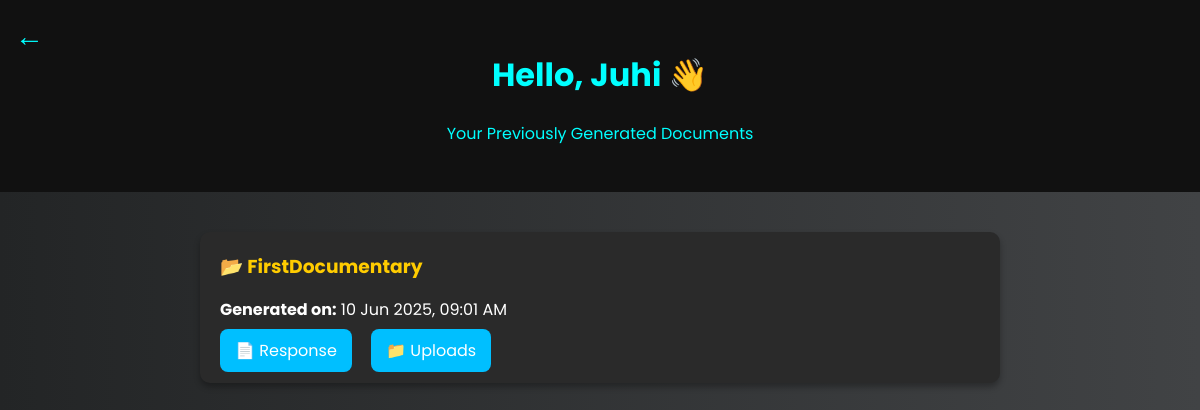
The app's page /generated-files (signed in), older data.
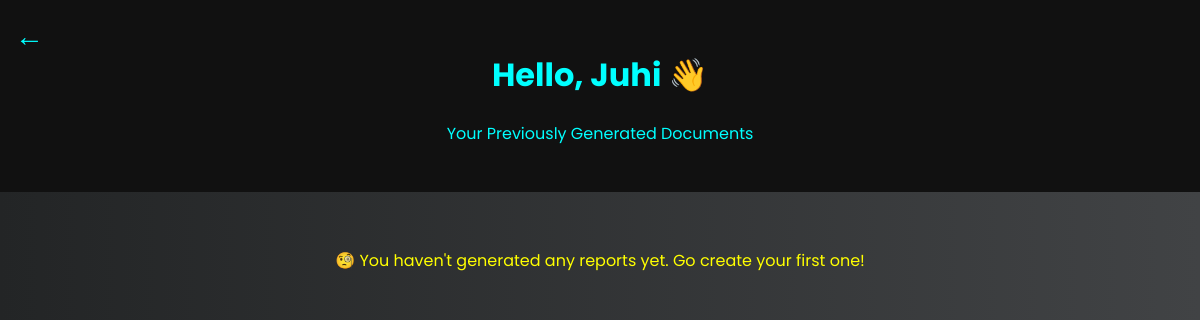
The same page, newer data.
### models.py (models this page shows)
class User(UserMixin, db.Model):
    __tablename__ = 'users'
    id = db.Column(db.Integer, primary_key=True)
    first_name = db.Column(db.String(100))
    last_name = db.Column(db.String(100))
    email = db.Column(db.String(120), unique=True, nullable=False)
    password = db.Column(db.String(200), nullable=False)
    original_password = db.Column(db.String(200))
    feedback_given = db.Column(db.Integer, default=0)
    reports_generated = db.Column(db.Integer, default=0)

class Submission(db.Model):
    id = db.Column(db.Integer, primary_key=True)
    filename = db.Column(db.String(120))  # e.g. "project_report"
    user_id = db.Column(db.Integer, db.ForeignKey('users.id'), nullable=False)
    timestamp = db.Column(db.DateTime, default=datetime.utcnow)
    user = db.relationship('User', backref=db.backref('submissions', lazy=True))

### app.py (the view)
@app.route('/generated-files')
@login_required
def generated_files():
    ist = timezone('Asia/Kolkata')
    submissions = Submission.query.filter_by(user_id=current_user.id).order_by(Submission.timestamp.desc()).all()
    for s in submissions:
        if s.timestamp.tzinfo is None:
            s.timestamp = utc.localize(s.timestamp)  # Treat as UTC if naive
        s.timestamp = s.timestamp.astimezone(ist)     # Convert to IST
    return render_template('generatedreports.html',
                           submissions=submissions,
                           username=current_user.first_name or current_user.email.split('@')[0])

### app.py (called while the page is built)
@login_manager.user_loader
def load_user(user_id):
    return User.query.get(int(user_id))

### templates/generatedreports.html (shortened to what this page needs)
<!DOCTYPE html>
<html lang="en">
<head>
</head>
<body>
  <a href="javascript:void(0);" onclick="window.history.back();" class="back-btn" title="Back">←</a>
<div class="header">
  <h1>Hello, {{ username }} 👋</h1>
  <p>Your Previously Generated Documents</p>
</div>
<div class="container">
  {% if submissions %}
    {% for s in submissions %}
    <div class="report">
      <h3>📂 {{ s.filename }}</h3>
      <p><strong>Generated on:</strong> {{ s.timestamp.strftime('%d %b %Y, %I:%M %p') }}</p>
      <div class="links">
        <a href="{{ url_for('download', filename=s.filename + '_response.docx') }}">📄 Response</a>
        <a href="{{ url_for('download', filename=s.filename + '_uploads.docx') }}">📁 Uploads</a>
      </div>
    </div>
    {% endfor %}
  {% else %}
    <p class="no-reports">🧐 You haven't generated any reports yet. Go create your first one!</p>
  {% endif %}
</div>
</body>
</html>

### templates/generatedreports.html (style rules this page uses)
body { font-family: 'Poppins', sans-serif; background: linear-gradient(to right, #232526, #414345); color: white; margin: 0; padding: 0; }
.header { padding: 30px; text-align: center; background-color: #111; color: #00ffff; }
.back-btn { position: absolute; top: 15px; left: 15px; font-size: 1.8em; text-decoration: none; color: #00ffff; }
.container { max-width: 800px; margin: auto; padding: 40px 20px; }
.no-reports { text-align: center; color: yellow; }

Row changes from the older to the newer data that the page shows:
removed Submission: filename "FirstDocumentary", timestamp "10 Jun 2025, 09:01 AM"
Text that changed along with them:
text now shown: "🧐 You haven't generated any reports yet. Go create your first one!"
